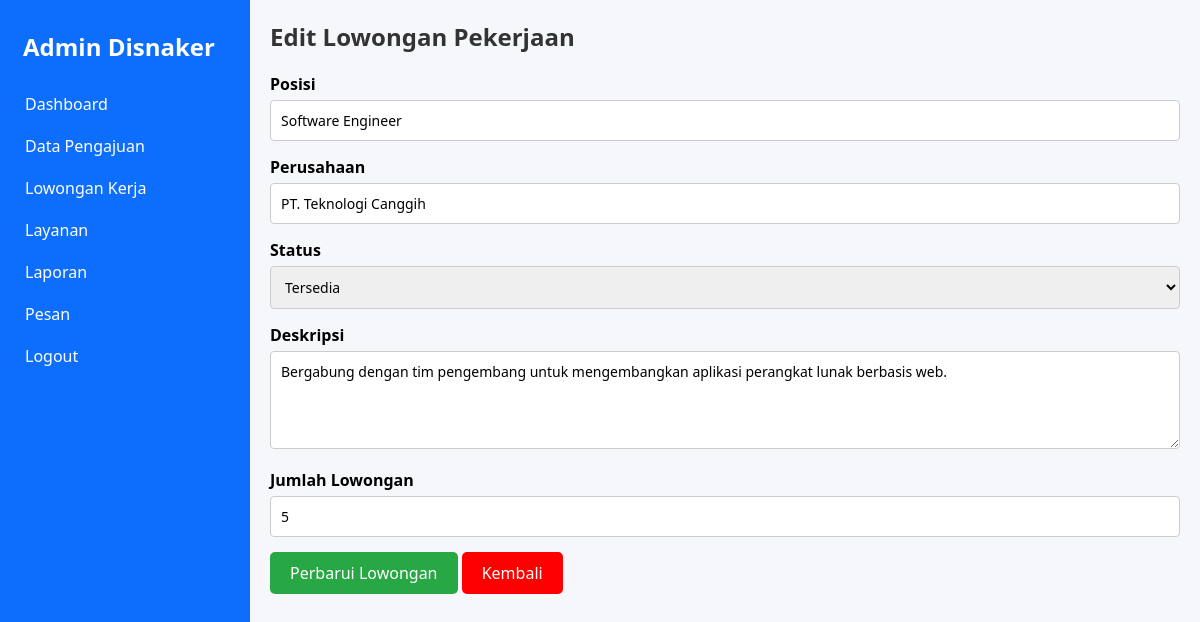
/admin/edit_lowongan.php?id=13 (signed in), run on the app's committed database.
### tables this page shows
CREATE TABLE `lowongan_kerja` (
  `id` int(11) NOT NULL,
  `perusahaan` varchar(255) DEFAULT NULL,
  `posisi` varchar(255) DEFAULT NULL,
  `status` enum('Tersedia','Kosong') DEFAULT NULL,
  `deskripsi` text DEFAULT NULL,
  `jumlah_lowongan` int(11) DEFAULT NULL
);

### admin/edit_lowongan.php (the view, shortened to what this page needs)
<?php
include "../config/koneksi.php";
if (isset($_GET['id'])) {
    $id = $_GET['id'];
    $query = "SELECT * FROM lowongan_kerja WHERE id = $id";
    $result = mysqli_query($koneksi, $query);
    $data = mysqli_fetch_assoc($result);
}
?>
<!DOCTYPE html>
<html lang="id">
<head>
    <link rel="stylesheet" href="../assets/css/admin.css">
</head>
<body>
    <?php include "../includes/sidebar.php"; ?>
    <div class="main-content">
        <section class="dashboard">
            <h2>Edit Lowongan Pekerjaan</h2>
            <form method="POST" action="">
                <div class="form-group">
                    <label for="posisi">Posisi</label>
                    <input type="text" name="posisi" id="posisi" value="<?= $data['posisi']; ?>" required />
                </div>
                <div class="form-group">
                    <label for="perusahaan">Perusahaan</label>
                    <input type="text" name="perusahaan" id="perusahaan" value="<?= $data['perusahaan']; ?>" required />
                </div>
                <div class="form-group">
                    <label for="status">Status</label>
                    <select name="status" id="status" required>
                        <option value="Tersedia" <?= ($data['status'] == 'Tersedia') ? 'selected' : ''; ?>>Tersedia</option>
                    </select>
                </div>
                <div class="form-group">
                    <label for="deskripsi">Deskripsi</label>
                    <textarea name="deskripsi" id="deskripsi" rows="4"><?= $data['deskripsi']; ?></textarea>
                </div>
                <div class="form-group">
                    <label for="jumlah_lowongan">Jumlah Lowongan</label>
                    <input type="number" name="jumlah_lowongan" id="jumlah_lowongan" value="<?= $data['jumlah_lowongan']; ?>" required />
                </div>
                <button type="submit" class="btn-crud">Perbarui Lowongan</button>
                <a href="lowongan-kerja.php" class="btn-back">Kembali</a>
            </form>
        </section>
    </div>
</body>
</html>

### assets/css/admin.css (style rules this page uses)
* { margin: 0; padding: 0; box-sizing: border-box; font-family: "Segoe UI", Tahoma, Geneva, Verdana, sans-serif; }
.main-content { margin-left: 250px; padding: 20px; background-color: #f5f7fa; height: 100vh; overflow-y: auto; }
.dashboard h2 { color: #333; margin-bottom: 20px; }
.form-group { margin-bottom: 15px; }
.form-group label { display: block; font-weight: bold; margin-bottom: 5px; }
.form-group input, .form-group select, .form-group textarea { width: 100%; padding: 10px; border: 1px solid #ccc; border-radius: 4px; font-size: 14px; }
button.btn-crud { background-color: #28a745; color: white; padding: 10px 20px; border: none; border-radius: 5px; cursor: pointer; font-size: 16px; }
.btn-back { background-color: #ff0000; color: white; padding: 10px 20px; border: none; border-radius: 5px; cursor: pointer; font-size: 16px; text-decoration: none; }

### data on the page
lowongan_kerja: posisi "Software Engineer", perusahaan "PT. Teknologi Canggih", status "Tersedia", deskripsi "Bergabung dengan tim pengembang untuk mengembangkan aplikasi perangkat lunak berbasis web.", jumlah_lowongan "5"
